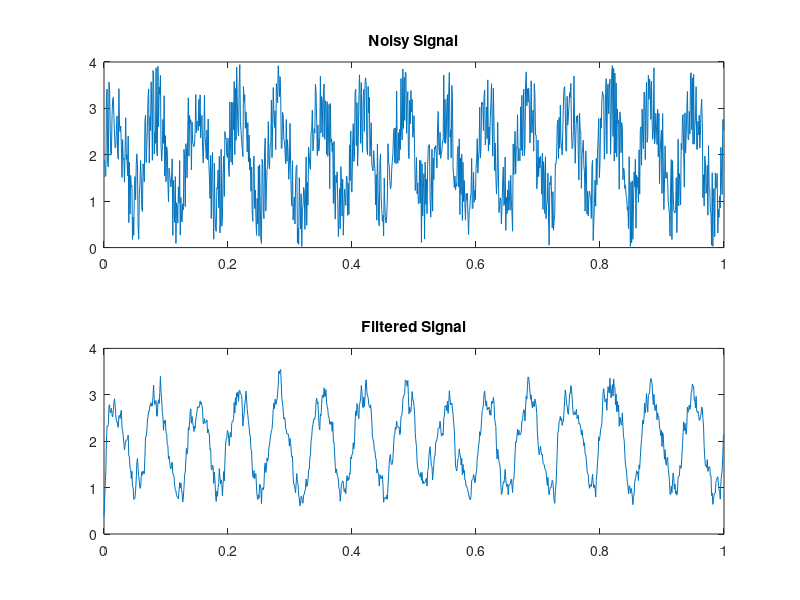

This chart was generated by the following MATLAB code:
clc
clear all
close all
f = 15;
fs = 1000;
t = 0:1/fs:1;
noise = 1+2*rand(size(t));
signal = sin(2*pi*f*t);
x = signal+noise;
subplot(2,1,1);
plot(t,x);
title('Noisy Signal');
m=5
b = (1/m)*ones(1,m);
y = filter(b,1,x);
subplot(2,1,2)
plot(t,y);
title("Filtered Signal");

 
